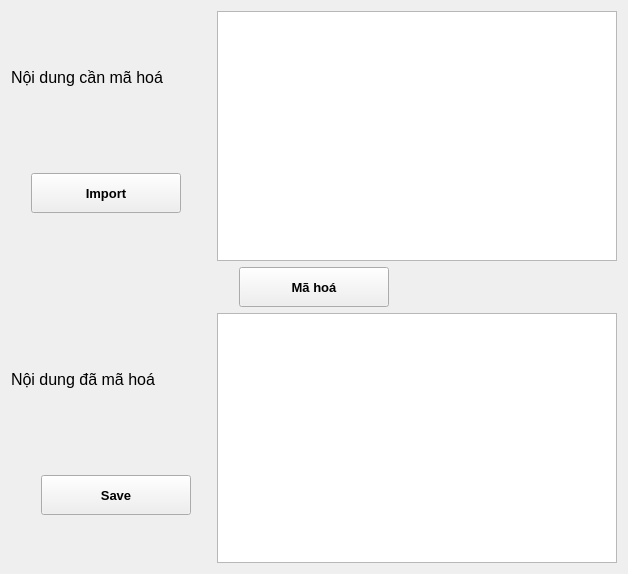
            <widget class="QWidget" name="MaHoaKoKey">
             <layout class="QGridLayout" name="gridLayout_28">
              <item row="0" column="0">
               <layout class="QHBoxLayout" name="horizontalLayout_2">
                <item>
                 <layout class="QGridLayout" name="gridLayout_22">
                  <property name="verticalSpacing">
                   <number>30</number>
                  </property>
                  <item row="0" column="0">
                   <widget class="QLabel" name="label_15">
                    <property name="minimumSize">
                     <size>
                      <width>200</width>
                      <height>40</height>
                     </size>
                    </property>
                    <property name="maximumSize">
                     <size>
                      <width>200</width>
                      <height>40</height>
                     </size>
                    </property>
                    <property name="font">
                     <font>
                      <pointsize>12</pointsize>
                     </font>
                    </property>
                    <property name="text">
                     <string>Nội dung cần mã hoá</string>
                    </property>
                   </widget>
                  </item>
                  <item row="1" column="0">
                   <widget class="QWidget" name="widget_11" native="true">
                    <property name="minimumSize">
                     <size>
                      <width>200</width>
                      <height>40</height>
                     </size>
                    </property>
                    <property name="maximumSize">
                     <size>
                      <width>200</width>
                      <height>40</height>
                     </size>
                    </property>
                    <widget class="QPushButton" name="btn_Import_MH_0K">
                     <property name="geometry">
                      <rect>
                       <x>20</x>
                       <y>0</y>
                       <width>150</width>
                       <height>40</height>
                      </rect>
                     </property>
                     <property name="minimumSize">
                      <size>
                       <width>150</width>
                       <height>40</height>
                      </size>
                     </property>
                     <property name="maximumSize">
                      <size>
                       <width>150</width>
                       <height>16777215</height>
                      </size>
                     </property>
                     <property name="font">
                      <font>
                       <pointsize>10</pointsize>
                       <weight>75</weight>
                       <bold>true</bold>
                      </font>
                     </property>
                     <property name="cursor">
                      <cursorShape>PointingHandCursor</cursorShape>
                     </property>
                     <property name="text">
                      <string>Import</string>
                     </property>
                     <property name="icon">
                      <iconset resource="resource.qrc">
                       <normaloff>:/icon/icon/icons8-import-file-64.png</normaloff>:/icon/icon/icons8-import-file-64.png</iconset>
                     </property>
                    </widget>
                   </widget>
                  </item>
                 </layout>
                </item>
                <item>
                 <widget class="QTextEdit" name="txt_PlainText_MH_0K">
                  <property name="minimumSize">
                   <size>
                    <width>400</width>
                    <height>250</height>
                   </size>
                  </property>
                  <property name="font">
                   <font>
                    <pointsize>9</pointsize>
                   </font>
                  </property>
                  <property name="placeholderText">
                   <string/>
                  </property>
                 </widget>
                </item>
               </layout>
              </item>
              <item row="1" column="0">
               <layout class="QHBoxLayout" name="horizontalLayout_7">
                <item>
                 <widget class="QPushButton" name="btn_MH_0K">
                  <property name="minimumSize">
                   <size>
                    <width>150</width>
                    <height>40</height>
                   </size>
                  </property>
                  <property name="maximumSize">
                   <size>
                    <width>150</width>
                    <height>16777215</height>
                   </size>
                  </property>
                  <property name="font">
                   <font>
                    <pointsize>10</pointsize>
                    <weight>75</weight>
                    <bold>true</bold>
                   </font>
                  </property>
                  <property name="cursor">
                   <cursorShape>PointingHandCursor</cursorShape>
                  </property>
                  <property name="text">
                   <string>Mã hoá</string>
                  </property>
                 </widget>
                </item>
               </layout>
              </item>
              <item row="2" column="0">
               <layout class="QHBoxLayout" name="horizontalLayout">
                <item>
                 <layout class="QGridLayout" name="gridLayout_23">
                  <property name="verticalSpacing">
                   <number>30</number>
                  </property>
                  <item row="0" column="0">
                   <widget class="QLabel" name="label_17">
                    <property name="minimumSize">
                     <size>
                      <width>200</width>
                      <height>40</height>
                     </size>
                    </property>
                    <property name="maximumSize">
                     <size>
                      <width>200</width>
                      <height>40</height>
                     </size>
                    </property>
                    <property name="font">
                     <font>
                      <pointsize>12</pointsize>
                     </font>
                    </property>
                    <property name="text">
                     <string>Nội dung đã mã hoá</string>
                    </property>
                   </widget>
                  </item>
                  <item row="1" column="0">
                   <widget class="QWidget" name="widget_12" native="true">
                    <property name="minimumSize">
                     <size>
                      <width>200</width>
                      <height>40</height>
                     </size>
                    </property>
                    <property name="maximumSize">
                     <size>
                      <width>200</width>
                      <height>40</height>
                     </size>
                    </property>
                    <widget class="QPushButton" name="btn_Save_MH_0K">
                     <property name="geometry">
                      <rect>
                       <x>30</x>
                       <y>0</y>
                       <width>150</width>
                       <height>40</height>
                      </rect>
                     </property>
                     <property name="minimumSize">
                      <size>
                       <width>150</width>
                       <height>40</height>
                      </size>
                     </property>
                     <property name="maximumSize">
                      <size>
                       <width>150</width>
                       <height>16777215</height>
                      </size>
                     </property>
                     <property name="font">
                      <font>
                       <pointsize>10</pointsize>
                       <weight>75</weight>
                       <bold>true</bold>
                      </font>
                     </property>
                     <property name="cursor">
                      <cursorShape>PointingHandCursor</cursorShape>
                     </property>
                     <property name="text">
                      <string>Save</string>
                     </property>
                     <property name="icon">
                      <iconset resource="resource.qrc">
                       <normaloff>:/icon/icon/icons8-save-50.png</normaloff>:/icon/icon/icons8-save-50.png</iconset>
                     </property>
                    </widget>
                   </widget>
                  </item>
                 </layout>
                </item>
                <item>
                 <widget class="QTextEdit" name="txt_Cyphertext_MH_0K">
                  <property name="minimumSize">
                   <size>
                    <width>400</width>
                    <height>250</height>
                   </size>
                  </property>
                  <property name="font">
                   <font>
                    <pointsize>9</pointsize>
                   </font>
                  </property>
                 </widget>
                </item>
               </layout>
              </item>
             </layout>
            </widget>
